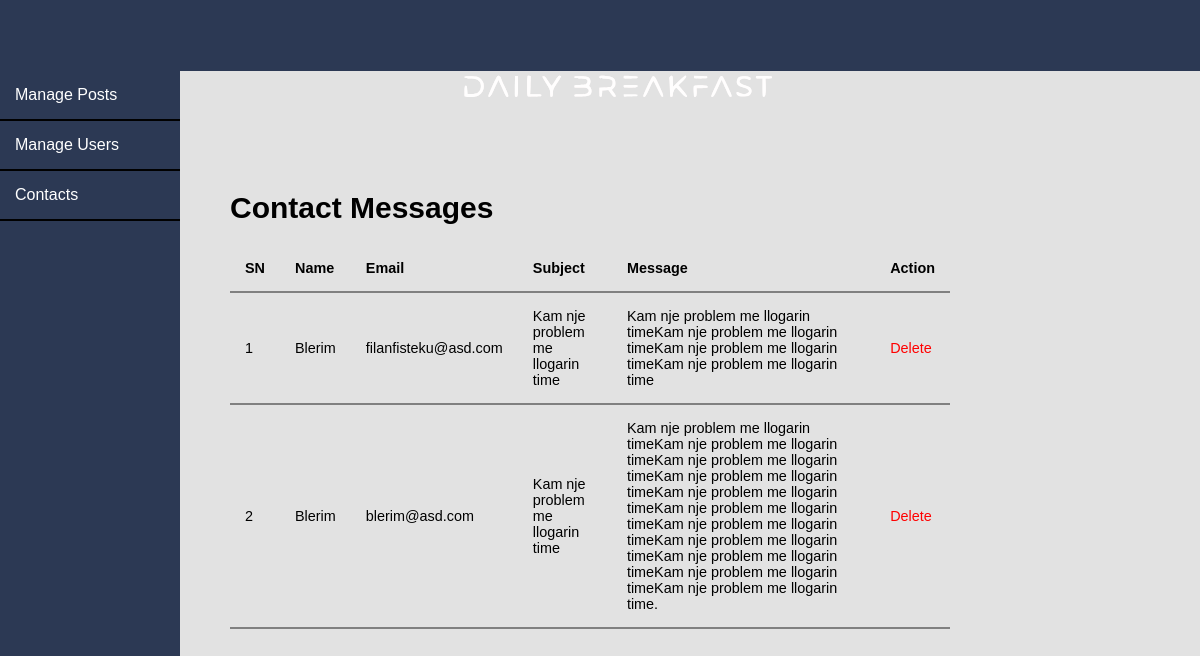
The page /admin/contact/index.php on the database its author committed.
### tables this page shows
CREATE TABLE `contact` (
  `id` int(64) NOT NULL,
  `name` varchar(255) NOT NULL,
  `email` varchar(255) NOT NULL,
  `phone` varchar(255) NOT NULL,
  `subject` text NOT NULL,
  `message` text NOT NULL
);

### database/crudMethods.php (called while the page is built, shortened)
<?php
require_once(ROOT_PATH . '/database/dbconnect.php');
class crudMethods {
    public $database;
    public function __construct() {
        $this->database = new dbconnect();
    }
    public function selectAll($table, $conditions = []){
        $sql = "SELECT * FROM `$table`";
        if(empty($conditions)){
            $stmt = $this->database->pdo->prepare($sql);
            $stmt->execute();
            $records = $stmt->fetchAll(PDO::FETCH_ASSOC);
            return $records;
        }
    }
}

### database/dbconnect.php (called while the page is built, shortened)
<?php
class dbconnect {
    private $host = 'localhost';
    private $username = 'root';
    private $password = '';
    private $dbname = 'db-web';
    public function __construct(){
        try{
            $link = new PDO("mysql:host=" . $this->host . ";dbname=" . $this->dbname, $this->username, $this->password);
            $this->pdo = $link;
        }catch(PDOException $e){
            echo "Connection failed: ".$e->getMessage();
        }
    }
}
?>

### admin/contact/index.php (the view, shortened to what this page needs)
<?php
include_once(ROOT_PATH . '/control/contact.php');
include_once(ROOT_PATH . '/database/crudMethods.php');
$crud = new crudMethods();
$table = 'contact';
$contacts = $crud->selectAll($table);
?>
<!DOCTYPE html>
<html lang="en">
<head>
    <link rel="stylesheet" type="text/css" href="../../css/admin.css">
    <link rel="stylesheet" type="text/css" href="../../css/style.css">
    <link rel="stylesheet" href="https://cdnjs.cloudflare.com/ajax/libs/font-awesome/5.13.0/css/all.min.css" />
</head>
<body>
    <?php include(ROOT_PATH . '/includes/adminHeader.php'); ?>
    <div class="allcontent">
        <div class="left-side">
            <div class="left-sidebar">
                <ul>
                    <li><a href="../posts/index.php">Manage Posts</a></li>
                    <li><a href="../users/index.php">Manage Users</a></li>
                    <li><a href="index.php">Contacts</a></li>
                </ul>
            </div>
        </div>
        <div class="right-side">
            <div class="right-content">
                <h1 class="page-title" style="font-size:30px;">Contact Messages</h2>
                    <table>
                        <thead>
                            <th>SN</th>
                            <th>Name</th>
                            <th>Email</th>
                            <th>Subject</th>
                            <th>Message</th>
                            <th colspan="3">Action</th>
                        </thead>
                        <tbody>
                            <?php foreach ($contacts as $key => $contact) : ?>
                                <tr>
                                    <td><?php echo $key + 1; ?></td>
                                    <td><?php echo $contact['name'] ?></td>
                                    <td><?php echo $contact['email']; ?></td>
                                    <td><?php echo $contact['subject']; ?></td>
                                    <td><?php echo $contact['message']; ?></td>
                                    <td><a href="index.php?del_id=<?php echo $contact['id']; ?>" class="delete">Delete</a></td>
                                </tr>
                            <?php endforeach; ?>
                        </tbody>
                    </table>
            </div>
        </div>
    </div>
</body>

### css/admin.css (style rules this page uses)
.allcontent { display: flex; flex-direction: row; width: 100%; font-family: 'Arial', sans-serif; }
.allcontent .left-side { display: flex; flex-direction: row; }
.allcontent .left-side { width: 15%; background-color: #2c3954; height: 1500px; font-family: 'Arial', sans-serif; color: white; }
.allcontent .left-side .left-sidebar { width: 100%; }
.allcontent .left-side .left-sidebar ul { list-style: none; margin: 0px; padding: 0px; color: white; }
.allcontent .left-side .left-sidebar ul { list-style: none; color: white; }
.allcontent .left-side .left-sidebar ul li { padding: 15px; border-bottom: 2px solid black; }
.allcontent .right-side { width: 85%; padding: 50px; }
.allcontent .right-side .right-content { padding-left: 200px; padding-right: 200px; padding-top: 50px; }
table { width: 100%; border-collapse: collapse; font-size: 0.9rem; }
th, td { padding: 15px; text-align: left; border-bottom: 2px solid grey; }
.delete { color: red; }
@media only screen and (max-width: 1350px) { .allcontent .right-side .right-content { padding-left: 0px; } }

### css/style.css (style rules this page uses)
* { box-sizing: border-box; }
body { margin: 0px; padding: 0px; background-color: #e2e2e2; }
body a { text-decoration: none; color: inherit; }

### rows shown on the page
contact: name "Blerim", email "filanfisteku@asd.com", subject "Kam nje problem me llogarin time", message "Kam nje problem me llogarin timeKam nje problem me llogarin timeKam nje problem me llogarin timeKam nje problem me llogarin time"
contact: name "Blerim", email "blerim@asd.com", subject "Kam nje problem me llogarin time", message "Kam nje problem me llogarin timeKam nje problem me llogarin timeKam nje problem me llogarin timeKam nje problem me llogarin timeKam nje problem me llogarin timeKam nje problem me llogarin timeKam nje problem me llogarin timeKam nje problem me llogarin timeKam nje problem me llogarin timeKam nje problem me llogarin timeKam nje problem me llogarin time."
